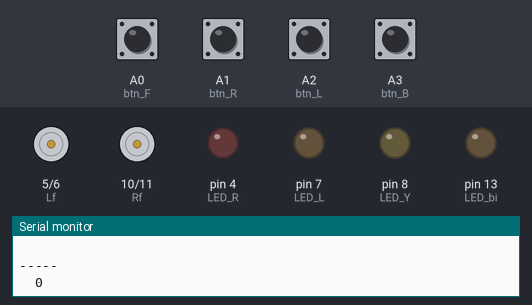
The sketch below on a simulated Arduino Uno, built with avr-gcc and run on an emulated ATmega328P. On the bench: motor-driver pin pairs drawn as motors (green arrow = first pin HIGH = forward, orange = second pin HIGH = backward, longer = more drive), output pins drawn as LEDs (lit = HIGH), the last lines printed to the serial monitor. Inputs (shaded band) come from the test bench; at power-on: A0 (btn_F), A1 (btn_R), A2 (btn_L), A3 (btn_B) LOW.

Above: at 1.2 s.
1.3 s: A3 (btn_B) pulled HIGH for 1 s
At 1.7 s:
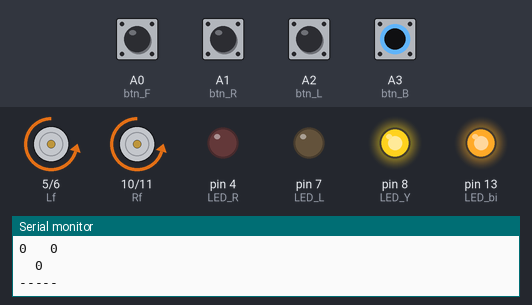
3.8 s: A0 (btn_F) pulled HIGH for 0.15 s
At 4.2 s:
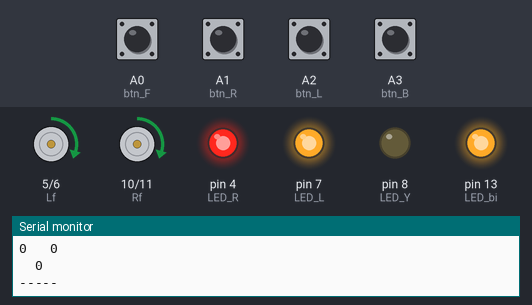
5.8 s: A1 (btn_R) pulled HIGH for 0.15 s
At 6.2 s:
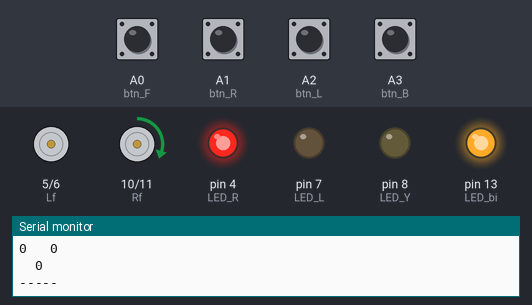
7.8 s: A2 (btn_L) pulled HIGH for 0.15 s
At 8.2 s:
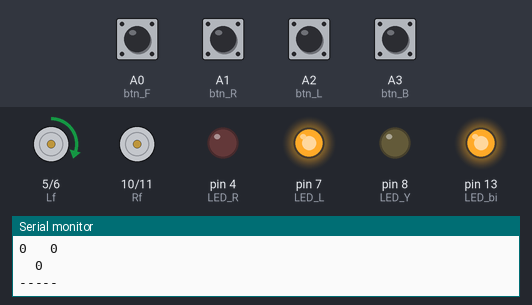
9.8 s: A3 (btn_B) pulled HIGH for 0.15 s
At 11.1 s:
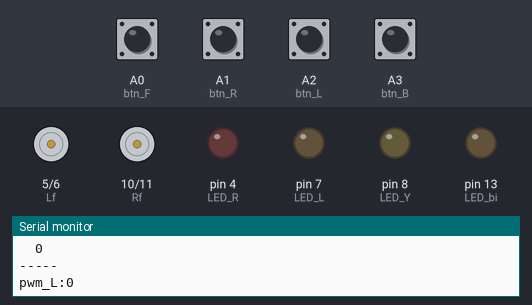
12.9 s: A0 (btn_F) driven HIGH and A1 (btn_R) driven HIGH
At 13.3 s:
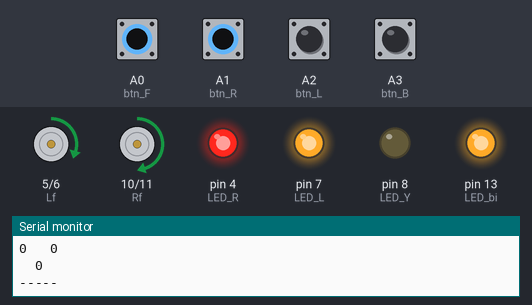
Timing chart, 0 to 15.9 s (numbered marks = the images above; inputs shaded):
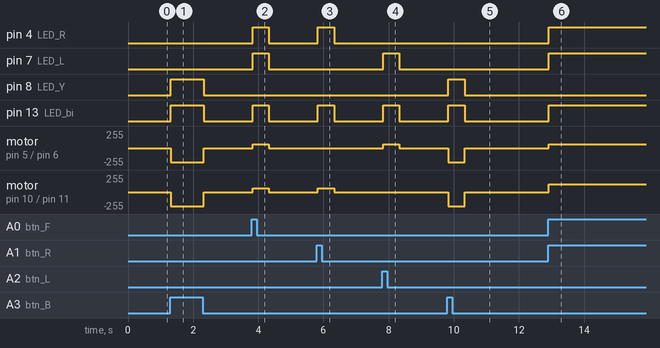

The sketch:

button_test.ino
```cpp
const int btn_F = A0; // Green
int delta_F_L = 60;
int delta_F_R = 60;

const int btn_R = A1; // Orange
int delta_R_R = 60;

const int btn_L = A2; // Blue
int delta_L_L = 60;

const int btn_B = A3; // White
int delta_B_L = 40;
int delta_B_R = 40;

const int LED_bi = 13; // built-in LED, ON if any button is pressed
const int LED_R = 4; // Green, ON if the motor is on
const int LED_L = 7; // Green, OFF if the motor is off
const int LED_Y = 8; // Yellow, ON if backward or the jaw is operating

int pwm_L=0;
int pwm_R=0;

const int Lf = 5;
const int Lb = 6;
const int Rf = 10;
const int Rb = 11;


void setup() {

  pinMode(btn_F,INPUT);
  pinMode(btn_R,INPUT);
  pinMode(btn_L,INPUT);
  pinMode(btn_B,INPUT);
  pinMode(LED_bi,OUTPUT);
  pinMode(LED_L,OUTPUT);
  pinMode(LED_R,OUTPUT);
  pinMode(LED_Y,OUTPUT);
  digitalWrite(LED_bi,LOW);
  Serial.begin(9600);
}

void loop() {

  pwm_L = 0;
  pwm_R = 0;

  Close_all_LED();
  Show_btn_status(digitalRead(btn_F),digitalRead(btn_L),digitalRead(btn_R),digitalRead(btn_B));

  if(digitalRead(btn_F)==HIGH || digitalRead(btn_L)==HIGH || digitalRead(btn_R)==HIGH || digitalRead(btn_B)==HIGH){
      digitalWrite(LED_bi,HIGH); // the built-in LED is ON if any button is pressed
      if(digitalRead(btn_F)==HIGH){
        pwm_L += delta_F_L;
        pwm_R += delta_F_R;
        digitalWrite(LED_L,HIGH);
        digitalWrite(LED_R,HIGH);
      }
      if(digitalRead(btn_L)==HIGH){
        pwm_L += delta_L_L;
        digitalWrite(LED_L,HIGH);
      }
      if(digitalRead(btn_R)==HIGH){
        pwm_R += delta_R_R;
        digitalWrite(LED_R,HIGH);
      }
      if(digitalRead(btn_B)==HIGH){
        pwm_L -= delta_B_L;
        pwm_R -= delta_B_R;
        digitalWrite(LED_Y,HIGH);
      }
      runMotor(pwm_L,pwm_R);
      delay(500);
      Close_all_LED();
      runMotor(0,0);
  }


  Serial.print("pwm_L:");
  Serial.println(pwm_L);
  Serial.print("pwm_R:");
  Serial.println(pwm_R);
  Serial.println(" ");


}

void Close_all_LED(){
    digitalWrite(LED_L,LOW);
    digitalWrite(LED_R,LOW);
    digitalWrite(LED_Y,LOW);
    digitalWrite(LED_bi,LOW);
}

void Show_btn_status(boolean F,boolean L,boolean R,boolean B){

  Serial.println("-----");
  Serial.print("  ");
  Serial.println(F);
  Serial.print(L);
  Serial.print("   ");
  Serial.println(R);
  Serial.print("  ");
  Serial.println(B);
  Serial.println("-----");

}

void runMotor(int pwm_L, int pwm_R){
  if(pwm_L>=0&&pwm_R>=0){
  analogWrite(Lf,pwm_L);
  analogWrite(Lb,0);
  analogWrite(Rf,pwm_R);
  analogWrite(Rb,0);
  }
  if(pwm_L<0&&pwm_R<0){
  analogWrite(Lf,0);
  analogWrite(Lb,pwm_L);
  analogWrite(Rf,0);
  analogWrite(Rb,pwm_R);
  }
}
```

Measured:
- after the input at 1.3 s, pin 8 (LED_Y), pin 13 (LED_bi): LOW → HIGH at once, → LOW 1.0 s later; motor on pin 5 (Lf) / pin 6 (Lb), motor on pin 10 (Rf) / pin 11 (Rb): stopped → backward 216/255 at once, → stopped 1.0 s later
- after the input at 3.8 s, pin 4 (LED_R), pin 7 (LED_L), pin 13 (LED_bi): LOW → HIGH at once, → LOW 0.50 s later; motor on pin 5 (Lf) / pin 6 (Lb), motor on pin 10 (Rf) / pin 11 (Rb): stopped → forward 60/255 at once, → stopped 0.50 s later
- after the input at 5.8 s, pin 4 (LED_R), pin 13 (LED_bi): LOW → HIGH at once, → LOW 0.50 s later; motor on pin 10 (Rf) / pin 11 (Rb): stopped → forward 60/255 at once, → stopped 0.50 s later
- after the input at 7.8 s, pin 7 (LED_L), pin 13 (LED_bi): LOW → HIGH at once, → LOW 0.50 s later; motor on pin 5 (Lf) / pin 6 (Lb): stopped → forward 60/255 at once, → stopped 0.50 s later
- after the input at 9.8 s, pin 8 (LED_Y), pin 13 (LED_bi): LOW → HIGH at once, → LOW 0.50 s later; motor on pin 5 (Lf) / pin 6 (Lb), motor on pin 10 (Rf) / pin 11 (Rb): stopped → backward 216/255 at once, → stopped 0.50 s later
- after the input at 12.9 s, pin 4 (LED_R), pin 7 (LED_L), pin 13 (LED_bi): LOW → HIGH at once; motor on pin 5 (Lf) / pin 6 (Lb): stopped → forward 60/255 at once; motor on pin 10 (Rf) / pin 11 (Rb): stopped → forward 120/255 at once
